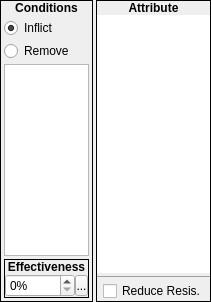
                <widget class="QWidget" name="widget_22" native="true">
                 <property name="sizePolicy">
                  <sizepolicy hsizetype="Fixed" vsizetype="Fixed">
                   <horstretch>0</horstretch>
                   <verstretch>0</verstretch>
                  </sizepolicy>
                 </property>
                 <layout class="QVBoxLayout" name="verticalLayout_15">
                  <property name="spacing">
                   <number>3</number>
                  </property>
                  <property name="margin">
                   <number>0</number>
                  </property>
                  <item>
                   <widget class="QWidget" name="widget_23" native="true">
                    <property name="sizePolicy">
                     <sizepolicy hsizetype="Preferred" vsizetype="Fixed">
                      <horstretch>0</horstretch>
                      <verstretch>0</verstretch>
                     </sizepolicy>
                    </property>
                    <layout class="QHBoxLayout" name="horizontalLayout_29">
                     <property name="spacing">
                      <number>3</number>
                     </property>
                     <property name="margin">
                      <number>0</number>
                     </property>
                     <item>
                      <widget class="QFrame" name="frame_101">
                       <property name="sizePolicy">
                        <sizepolicy hsizetype="Fixed" vsizetype="Expanding">
                         <horstretch>0</horstretch>
                         <verstretch>0</verstretch>
                        </sizepolicy>
                       </property>
                       <property name="focusPolicy">
                        <enum>Qt::ClickFocus</enum>
                       </property>
                       <property name="frameShape">
                        <enum>QFrame::Box</enum>
                       </property>
                       <property name="frameShadow">
                        <enum>QFrame::Plain</enum>
                       </property>
                       <layout class="QVBoxLayout" name="verticalLayout_201">
                        <property name="spacing">
                         <number>0</number>
                        </property>
                        <property name="margin">
                         <number>0</number>
                        </property>
                        <item>
                         <widget class="QLabel" name="label_162">
                          <property name="sizePolicy">
                           <sizepolicy hsizetype="Preferred" vsizetype="Fixed">
                            <horstretch>0</horstretch>
                            <verstretch>0</verstretch>
                           </sizepolicy>
                          </property>
                          <property name="font">
                           <font>
                            <weight>75</weight>
                            <bold>true</bold>
                           </font>
                          </property>
                          <property name="focusPolicy">
                           <enum>Qt::ClickFocus</enum>
                          </property>
                          <property name="text">
                           <string>Conditions</string>
                          </property>
                          <property name="alignment">
                           <set>Qt::AlignCenter</set>
                          </property>
                         </widget>
                        </item>
                        <item>
                         <widget class="QWidget" name="widget_116" native="true">
                          <property name="focusPolicy">
                           <enum>Qt::ClickFocus</enum>
                          </property>
                          <layout class="QVBoxLayout" name="verticalLayout_203">
                           <property name="spacing">
                            <number>3</number>
                           </property>
                           <property name="margin">
                            <number>3</number>
                           </property>
                           <item>
                            <widget class="QRadioButton" name="normal_rbInflictCondition">
                             <property name="focusPolicy">
                              <enum>Qt::ClickFocus</enum>
                             </property>
                             <property name="text">
                              <string>Inflict</string>
                             </property>
                             <property name="checked">
                              <bool>true</bool>
                             </property>
                            </widget>
                           </item>
                           <item>
                            <widget class="QRadioButton" name="normal_rbRemoveCondition">
                             <property name="focusPolicy">
                              <enum>Qt::ClickFocus</enum>
                             </property>
                             <property name="text">
                              <string>Remove</string>
                             </property>
                            </widget>
                           </item>
                           <item>
                            <widget class="QTableWidget" name="normal_twConditionList">
                             <property name="sizePolicy">
                              <sizepolicy hsizetype="Fixed" vsizetype="Expanding">
                               <horstretch>0</horstretch>
                               <verstretch>0</verstretch>
                              </sizepolicy>
                             </property>
                             <property name="maximumSize">
                              <size>
                               <width>85</width>
                               <height>16777215</height>
                              </size>
                             </property>
                             <property name="focusPolicy">
                              <enum>Qt::ClickFocus</enum>
                             </property>
                             <property name="verticalScrollBarPolicy">
                              <enum>Qt::ScrollBarAsNeeded</enum>
                             </property>
                             <property name="horizontalScrollBarPolicy">
                              <enum>Qt::ScrollBarAlwaysOff</enum>
                             </property>
                             <property name="editTriggers">
                              <set>QAbstractItemView::NoEditTriggers</set>
                             </property>
                             <property name="tabKeyNavigation">
                              <bool>false</bool>
                             </property>
                             <property name="selectionMode">
                              <enum>QAbstractItemView::NoSelection</enum>
                             </property>
                             <property name="verticalScrollMode">
                              <enum>QAbstractItemView::ScrollPerPixel</enum>
                             </property>
                             <property name="showGrid">
                              <bool>false</bool>
                             </property>
                             <property name="wordWrap">
                              <bool>false</bool>
                             </property>
                             <property name="cornerButtonEnabled">
                              <bool>false</bool>
                             </property>
                             <attribute name="horizontalHeaderVisible">
                              <bool>false</bool>
                             </attribute>
                             <attribute name="horizontalHeaderStretchLastSection">
                              <bool>true</bool>
                             </attribute>
                             <attribute name="verticalHeaderVisible">
                              <bool>false</bool>
                             </attribute>
                             <column>
                              <property name="text">
                               <string>New Column</string>
                              </property>
                             </column>
                            </widget>
                           </item>
                           <item>
                            <widget class="QFrame" name="frame_102">
                             <property name="sizePolicy">
                              <sizepolicy hsizetype="Preferred" vsizetype="Fixed">
                               <horstretch>0</horstretch>
                               <verstretch>0</verstretch>
                              </sizepolicy>
                             </property>
                             <property name="focusPolicy">
                              <enum>Qt::ClickFocus</enum>
                             </property>
                             <property name="frameShape">
                              <enum>QFrame::Box</enum>
                             </property>
                             <property name="frameShadow">
                              <enum>QFrame::Plain</enum>
                             </property>
                             <layout class="QVBoxLayout" name="verticalLayout_202">
                              <property name="spacing">
                               <number>0</number>
                              </property>
                              <property name="margin">
                               <number>0</number>
                              </property>
                              <item>
                               <widget class="QLabel" name="weapon_lblEffectivenessProbability">
                                <property name="sizePolicy">
                                 <sizepolicy hsizetype="Preferred" vsizetype="Fixed">
                                  <horstretch>0</horstretch>
                                  <verstretch>0</verstretch>
                                 </sizepolicy>
                                </property>
                                <property name="font">
                                 <font>
                                  <weight>75</weight>
                                  <bold>true</bold>
                                 </font>
                                </property>
                                <property name="focusPolicy">
                                 <enum>Qt::ClickFocus</enum>
                                </property>
                                <property name="text">
                                 <string>Effectiveness</string>
                                </property>
                                <property name="alignment">
                                 <set>Qt::AlignCenter</set>
                                </property>
                               </widget>
                              </item>
                              <item>
                               <widget class="QWidget" name="widget_117" native="true">
                                <property name="focusPolicy">
                                 <enum>Qt::ClickFocus</enum>
                                </property>
                                <layout class="QHBoxLayout" name="horizontalLayout_83">
                                 <property name="spacing">
                                  <number>0</number>
                                 </property>
                                 <property name="margin">
                                  <number>0</number>
                                 </property>
                                 <item>
                                  <widget class="QSpinBox" name="normal_sbConditionEffectiveness">
                                   <property name="sizePolicy">
                                    <sizepolicy hsizetype="Minimum" vsizetype="Preferred">
                                     <horstretch>0</horstretch>
                                     <verstretch>0</verstretch>
                                    </sizepolicy>
                                   </property>
                                   <property name="focusPolicy">
                                    <enum>Qt::ClickFocus</enum>
                                   </property>
                                   <property name="suffix">
                                    <string>%</string>
                                   </property>
                                   <property name="maximum">
                                    <number>100</number>
                                   </property>
                                  </widget>
                                 </item>
                                 <item>
                                  <widget class="SpinBoxSideButton" name="normal_bConditionEffectivenessSpinButton">
                                   <property name="minimumSize">
                                    <size>
                                     <width>13</width>
                                     <height>21</height>
                                    </size>
                                   </property>
                                   <property name="maximumSize">
                                    <size>
                                     <width>13</width>
                                     <height>21</height>
                                    </size>
                                   </property>
                                   <property name="focusPolicy">
                                    <enum>Qt::ClickFocus</enum>
                                   </property>
                                   <property name="text">
                                    <string>...</string>
                                   </property>
                                   <property name="icon">
                                    <iconset resource="gui_icons.qrc">
                                     <normaloff>:/icons/spinBoxSideButton.png</normaloff>:/icons/spinBoxSideButton.png</iconset>
                                   </property>
                                   <property name="iconSize">
                                    <size>
                                     <width>8</width>
                                     <height>16</height>
                                    </size>
                                   </property>
                                  </widget>
                                 </item>
                                </layout>
                               </widget>
                              </item>
                             </layout>
                            </widget>
                           </item>
                          </layout>
                         </widget>
                        </item>
                       </layout>
                      </widget>
                     </item>
                     <item>
                      <widget class="QFrame" name="frame_100">
                       <property name="sizePolicy">
                        <sizepolicy hsizetype="Fixed" vsizetype="Expanding">
                         <horstretch>0</horstretch>
                         <verstretch>0</verstretch>
                        </sizepolicy>
                       </property>
                       <property name="focusPolicy">
                        <enum>Qt::ClickFocus</enum>
                       </property>
                       <property name="frameShape">
                        <enum>QFrame::Box</enum>
                       </property>
                       <property name="frameShadow">
                        <enum>QFrame::Plain</enum>
                       </property>
                       <layout class="QVBoxLayout" name="verticalLayout_200">
                        <property name="spacing">
                         <number>0</number>
                        </property>
                        <property name="margin">
                         <number>0</number>
                        </property>
                        <item>
                         <widget class="QLabel" name="label_161">
                          <property name="sizePolicy">
                           <sizepolicy hsizetype="Preferred" vsizetype="Fixed">
                            <horstretch>0</horstretch>
                            <verstretch>0</verstretch>
                           </sizepolicy>
                          </property>
                          <property name="font">
                           <font>
                            <weight>75</weight>
                            <bold>true</bold>
                           </font>
                          </property>
                          <property name="focusPolicy">
                           <enum>Qt::ClickFocus</enum>
                          </property>
                          <property name="text">
                           <string>Attribute</string>
                          </property>
                          <property name="alignment">
                           <set>Qt::AlignCenter</set>
                          </property>
                         </widget>
                        </item>
                        <item>
                         <widget class="QWidget" name="widget_115" native="true">
                          <property name="focusPolicy">
                           <enum>Qt::ClickFocus</enum>
                          </property>
                          <layout class="QVBoxLayout" name="verticalLayout_204">
                           <property name="spacing">
                            <number>3</number>
                           </property>
                           <property name="margin">
                            <number>0</number>
                           </property>
                           <item>
                            <widget class="QTableWidget" name="normal_twAttributeList">
                             <property name="sizePolicy">
                              <sizepolicy hsizetype="Fixed" vsizetype="Expanding">
                               <horstretch>0</horstretch>
                               <verstretch>0</verstretch>
                              </sizepolicy>
                             </property>
                             <property name="maximumSize">
                              <size>
                               <width>113</width>
                               <height>16777215</height>
                              </size>
                             </property>
                             <property name="focusPolicy">
                              <enum>Qt::ClickFocus</enum>
                             </property>
                             <property name="frameShape">
                              <enum>QFrame::NoFrame</enum>
                             </property>
                             <property name="horizontalScrollBarPolicy">
                              <enum>Qt::ScrollBarAlwaysOff</enum>
                             </property>
                             <property name="editTriggers">
                              <set>QAbstractItemView::NoEditTriggers</set>
                             </property>
                             <property name="tabKeyNavigation">
                              <bool>false</bool>
                             </property>
                             <property name="selectionMode">
                              <enum>QAbstractItemView::NoSelection</enum>
                             </property>
                             <property name="verticalScrollMode">
                              <enum>QAbstractItemView::ScrollPerPixel</enum>
                             </property>
                             <property name="showGrid">
                              <bool>false</bool>
                             </property>
                             <property name="wordWrap">
                              <bool>false</bool>
                             </property>
                             <property name="cornerButtonEnabled">
                              <bool>false</bool>
                             </property>
                             <attribute name="horizontalHeaderVisible">
                              <bool>false</bool>
                             </attribute>
                             <attribute name="horizontalHeaderStretchLastSection">
                              <bool>true</bool>
                             </attribute>
                             <attribute name="verticalHeaderVisible">
                              <bool>false</bool>
                             </attribute>
                             <column>
                              <property name="text">
                               <string>New Column</string>
                              </property>
                             </column>
                            </widget>
                           </item>
                           <item>
                            <widget class="Line" name="line_3">
                             <property name="minimumSize">
                              <size>
                               <width>0</width>
                               <height>2</height>
                              </size>
                             </property>
                             <property name="maximumSize">
                              <size>
                               <width>16777215</width>
                               <height>2</height>
                              </size>
                             </property>
                             <property name="styleSheet">
                              <string notr="true">border-style: groove none none none;
border-width: 2px;
border-color: rgb(160, 160, 160);</string>
                             </property>
                             <property name="orientation">
                              <enum>Qt::Horizontal</enum>
                             </property>
                            </widget>
                           </item>
                           <item>
                            <widget class="QWidget" name="widget_16" native="true">
                             <layout class="QHBoxLayout" name="horizontalLayout_26">
                              <property name="spacing">
                               <number>0</number>
                              </property>
                              <property name="leftMargin">
                               <number>6</number>
                              </property>
                              <property name="topMargin">
                               <number>0</number>
                              </property>
                              <property name="rightMargin">
                               <number>0</number>
                              </property>
                              <property name="bottomMargin">
                               <number>0</number>
                              </property>
                              <item>
                               <widget class="QCheckBox" name="normal_cbReduceAttributeResistance">
                                <property name="text">
                                 <string>Reduce Resis.</string>
                                </property>
                               </widget>
                              </item>
                             </layout>
                            </widget>
                           </item>
                          </layout>
                         </widget>
                        </item>
                       </layout>
                      </widget>
                     </item>
                    </layout>
                   </widget>
                  </item>
                 </layout>
                </widget>
